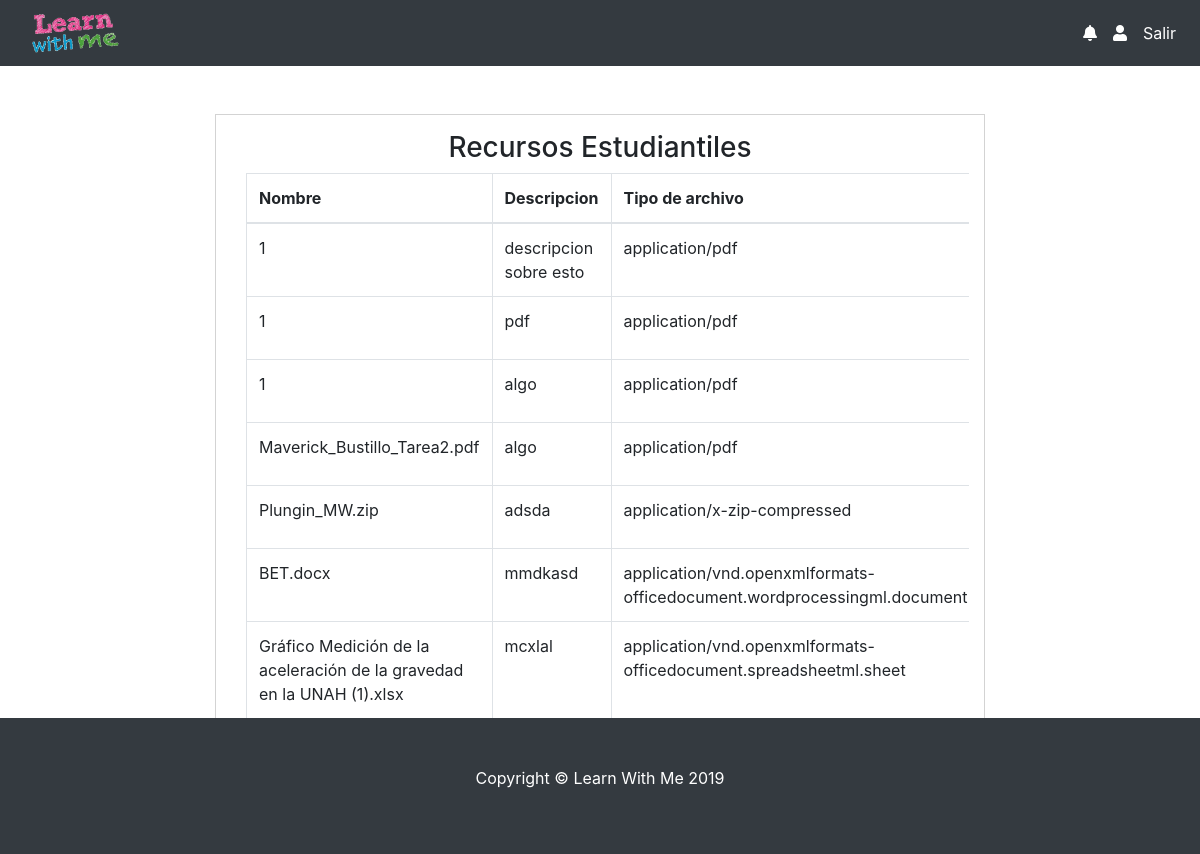
/ListaRecursosEstudiantes.php?nombreAsignatura=Civica (signed in), run on the app's committed database.
### tables this page shows
CREATE TABLE IF NOT EXISTS `tbl_recursosestudiantiles` (
  `recursoID` int(11) NOT NULL AUTO_INCREMENT,
  `Titulo` varchar(250) NOT NULL,
  `Descripcion` varchar(250) DEFAULT NULL,
  `tipo` varchar(250) DEFAULT NULL,
  `tamaño` int(11) NOT NULL,
  `nombreArchivo` varchar(250) DEFAULT NULL,
  `asignaturaID` int(11) DEFAULT NULL,
  PRIMARY KEY (`recursoID`),
  KEY `asignaturaID` (`asignaturaID`)
);

### Clases/Conexion.php (called while the page is built, shortened)
<?php
	class Conexion{
		private $host = "localhost";
		private $usuario = "root";
		private $password = "";
		private $baseDatos = "copialwm";
		private $puerto = 3306;
		private $link;
		public function __construct(){
			$this->link = mysqli_connect(
				$this->host,
				$this->usuario,
				$this->password,
				$this->baseDatos,
				$this->puerto
			);
		}
		public function ejecutarConsulta($sql){
			return mysqli_query($this->link, $sql);
		}
	}
?>

### ListaRecursosEstudiantes.php (the view, shortened to what this page needs)
<?php
include("Clases/Conexion.php");
$conexion = new Conexion();
$conexion->mysql_set_charset("utf8");
?>
<!DOCTYPE html>
<html>
<head>
	<link rel="stylesheet" type="text/css" href="Estilos/css/bootstrap.min.css">
	<link rel="stylesheet" type="text/css" href="Estilos/fonts/awesome/css/all.css">
</head>
<body>
<nav class="navbar navbar-expand-lg navbar-dark bg-dark">
		<a class="navbar-brand pl-3" href="index.php"><img src="img/learn 1.png" height="40"></a>
		<div class="collapse navbar-collapse" id="navbarText">
			<ul class="navbar-nav mr-2 my-lg-0">
				<li class="nav-item">
					<a href="#"><span class="text-white pr-3"><i class="fas fa-bell"></i></span></a>
				</li>
				<li class="nav-item">
					<a href="#"><span class="text-white pr-3"><i class="fas fa-user"></i></span></a>
				</li>
				<li class="nav-item">
					<a class="nav-link active p-0" href="Acciones/CerrarSesion.php">Salir</a>
				</li>
			</ul>
		</div>
	</nav>
	<div class="container col-lg-8 mb-5 mt-5" >
	<div class="col-md-12" style="border-width: 1px 1px 1px 1px; border-style: solid; border-color: lightgray;">
		<h3 class="mt-3 text-center mb-2">Recursos Estudiantiles</h3>
			<?php
				$nombre=$_GET['nombreAsignatura'];
				$consulta = "SELECT asignaturaID from tbl_asignaturas where nombreAsignatura='".$nombre."'";
				$resultado = $conexion->ejecutarconsulta($consulta);
				$bandera = mysqli_num_rows($resultado);
				if($bandera!=0){
					$arreglo = $resultado->fetch_array();
				}
			?>
			<div class="col-md-12 table-responsive">
				<table class="table table-bordered">
				<thead>
				   	<tr>
 						<th>Nombre</th>
 						<th>Descripcion</th>
 						<th>Tipo de archivo</th>
 					</tr>
 				</thead>
 				<tbody>
 					<?php
 						$consulta = "SELECT nombreArchivo, Descripcion, tipo from tbl_recursosestudiantiles where asignaturaID=".$arreglo['asignaturaID'];
 						$resultado = $conexion->ejecutarconsulta($consulta);
 						$bandera=mysqli_num_rows($resultado);
 						if($bandera!=0){
 							while($arreglo = $resultado->fetch_array()){
 								 echo '<td>'.$arreglo['nombreArchivo'].'</td>';
 								 echo '<td>'.$arreglo['Descripcion'].'</td>';
 								 echo '<td>'.$arreglo['tipo'].'</td>';
 							}
 						}else{
 							echo "<tr><td colspan=4 ><p style=\"text-align:center\">Aun no hay recursos en la plataforma</p></td>";
 						}
 					?>
 				</tbody>
 			</table>
 			</div>
 			<a href="RecursosEstudiantiles.php"><button class="mt-3 mb-3 btn btn-primary">Regresar</button></a>
	</div>
	</div>
<footer class="py-5 mw-100 bg-dark" style="bottom: 0; position: absolute; width: 100%;">
	<div class="container">
		<p class="text-center text-white">Copyright &copy; Learn With Me 2019</p>
	</div>
</footer>
</body>
</html>

### data on the page
tbl_recursosestudiantiles: nombreArchivo "1", Descripcion "descripcion sobre esto", tipo "application/pdf"
tbl_recursosestudiantiles: nombreArchivo "1", Descripcion "pdf", tipo "application/pdf"
tbl_recursosestudiantiles: nombreArchivo "1", Descripcion "algo", tipo "application/pdf"
tbl_recursosestudiantiles: nombreArchivo "Maverick_Bustillo_Tarea2.pdf", Descripcion "algo", tipo "application/pdf"
tbl_recursosestudiantiles: nombreArchivo "Plungin_MW.zip", Descripcion "adsda", tipo "application/x-zip-compressed"
tbl_recursosestudiantiles: nombreArchivo "BET.docx", Descripcion "mmdkasd", tipo "application/vnd.openxmlformats-officedocument.wordprocessingml.document"
tbl_recursosestudiantiles: nombreArchivo "Gráfico Medición de la aceleración de la gravedad en la UNAH (1).xlsx", Descripcion "mcxlal", tipo "application/vnd.openxmlformats-officedocument.spreadsheetml.sheet"
